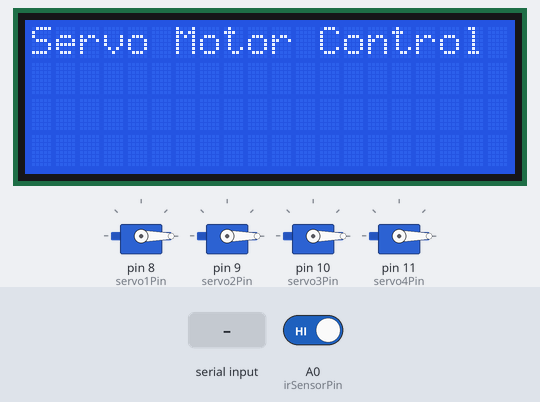
This sketch was run on a simulated Arduino Uno, built with avr-gcc and run on an emulated ATmega328P. Parts: 4 × servo, 20×4 character LCD. The test bench sets the inputs (shaded band); at power-on: A0 (irSensorPin) HIGH.

Above: at 1.2 s.
1.3 s: "W" received over Serial
At 1.9 s:
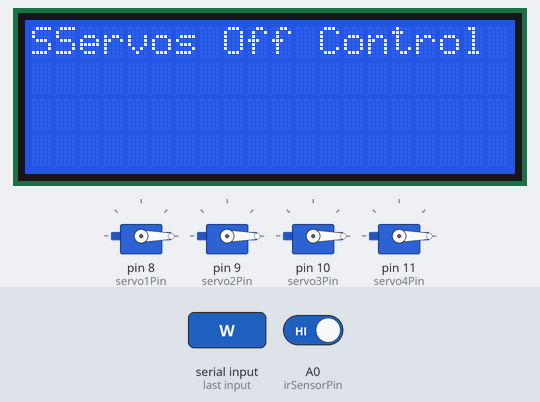
Timing chart, 0 to 4.3 s (numbered marks = the images above; inputs shaded):
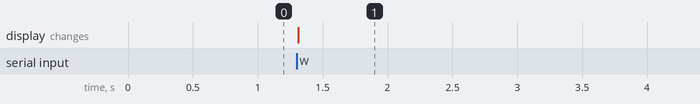

The sketch:

Kaysoft_arduino_code.ino
```cpp
#include <Servo.h>
#include <Wire.h>
#include <LiquidCrystal_I2C.h>

// Define servo motor pins
const int servo1Pin = 8;
const int servo2Pin = 9;
const int servo3Pin = 10;
const int servo4Pin = 11;

// Define infrared sensor pin
const int irSensorPin = A0;

// Define LCD pins
const int lcdRS = 12;
const int lcdEN = 11;
const int lcdD4 = 5;
const int lcdD5 = 4;
const int lcdD6 = 3;
const int lcdD7 = 2;

Servo servo1;
Servo servo2;
Servo servo3;
Servo servo4;
LiquidCrystal_I2C lcd(0x27, 20, 4);


void setup() {
  // Initialize servo motors
  servo1.attach(servo1Pin);
  servo2.attach(servo2Pin);
  servo3.attach(servo3Pin);
  servo4.attach(servo4Pin);

  // Set all servo motors to 0 degrees angle
  servo1.write(0);
  servo2.write(0);
  servo3.write(0);
  servo4.write(0);

  // Initialize infrared sensor pin as input
  pinMode(irSensorPin, INPUT);

  // Initialize LCD
  lcd.begin(20, 4);
  lcd.setCursor(0, 0);
  lcd.print("Servo Motor Control");
  Serial.begin(9600); // Initialize serial communication
}

void loop() {
  // Read infrared sensor state
  int irState = digitalRead(irSensorPin);

  // Read serial input
  if (Serial.available() > 0) {
    char input = Serial.read();

    if (irState == 0) {
      // Turn on servo motors based on input
      if (input == 'W') {
        servo1.write(90);
        lcd.setCursor(1, 1);
        lcd.print("MOVING UP");
      } else if (input == 'A') {
        servo2.write(90);
        lcd.setCursor(1, 2);
        lcd.print("MOVING LEFT");
      } else if (input == 'S') {
        servo3.write(90);
        lcd.setCursor(1, 3);
        lcd.print("MOVING DOWN");
      } else if (input == 'D') {
        servo4.write(90);
        lcd.setCursor(1, 4);
        lcd.print("MOVING RIGHT");
      }
    } else {
      // Turn off all servo motors if infrared sensor detects something
      servo1.write(0);
      servo2.write(0);
      servo3.write(0);
      servo4.write(0);
      lcd.setCursor(1, 0);
      lcd.print("Servos Off");
    }
  }
}
```

Measured:
- after the input at 1.3 s, the display: changes at once (image 1)
